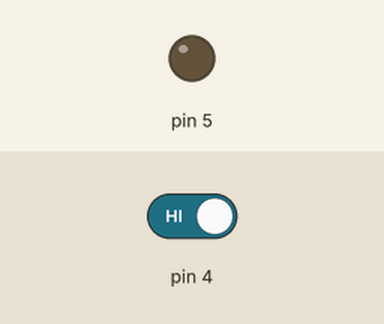
This sketch was run on a simulated Arduino Uno, built with avr-gcc and run on an emulated ATmega328P. On the bench: output pins drawn as LEDs (lit = HIGH). The test bench sets the inputs (shaded band); at power-on: pin 4 HIGH.

Above: at 1.3 s.
1.4 s: pin 4 driven LOW
At 2.3 s:
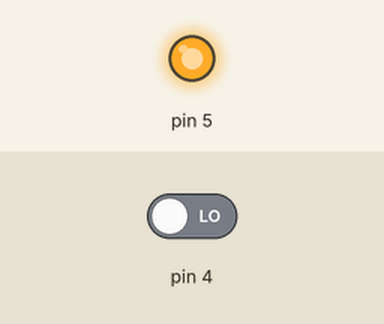
3.0 s: pin 4 driven HIGH
At 3.4 s:
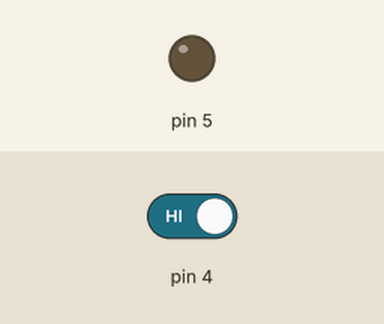
Timing chart, 0 to 6.0 s (numbered marks = the images above; inputs shaded):
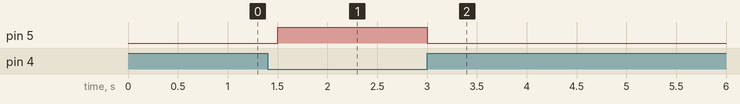

Measured:
- after the input at 1.4 s, pin 5: LOW → HIGH after 0.10 s
- after the input at 3.0 s, pin 5: HIGH → LOW at once

The sketch:

Swtich_control.ino
```cpp
int main(void){
  DDRD = B00100000;
  PORTD |= 1<<4;

  while(1){
    if(!(PIND&(1<<4))){
        PORTD = B00100000;
         _delay_ms(500);

    }
    if((PIND&(1<<4))){
      PORTD = B00000000;
         _delay_ms(500);
    }
  }
}
```
